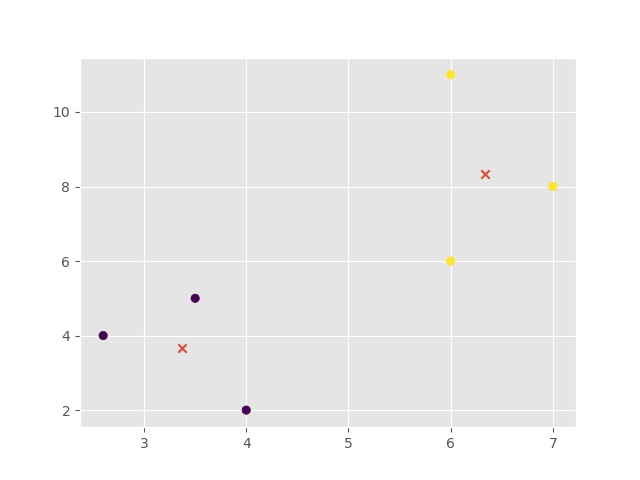

Recreate this plot in Python.
##UnSupervised  Kmeans أنا بعرف عدد الكلاستر أو فيني حدد عدد الكلاستر

import numpy as np
import matplotlib.pyplot as matplot
from sklearn.cluster import KMeans
from matplotlib import style

style.use('ggplot')

my_input = np.array([[4,2],[6,6],[2.6,4],[7,8],[3.5,5],[6,11]])

my_model = KMeans(n_clusters=2)
my_model.fit(my_input)

print('Cluster Centers : \n',my_model.cluster_centers_)
print('labels :',my_model.labels_)
colors = ['g.','r.','c.','y.']

matplot.scatter(my_input[:,0],my_input[:,1],c=my_model.labels_)
matplot.scatter(my_model.cluster_centers_[:,0],my_model.cluster_centers_[:,1],marker='x',linewidths=5)
matplot.show()
